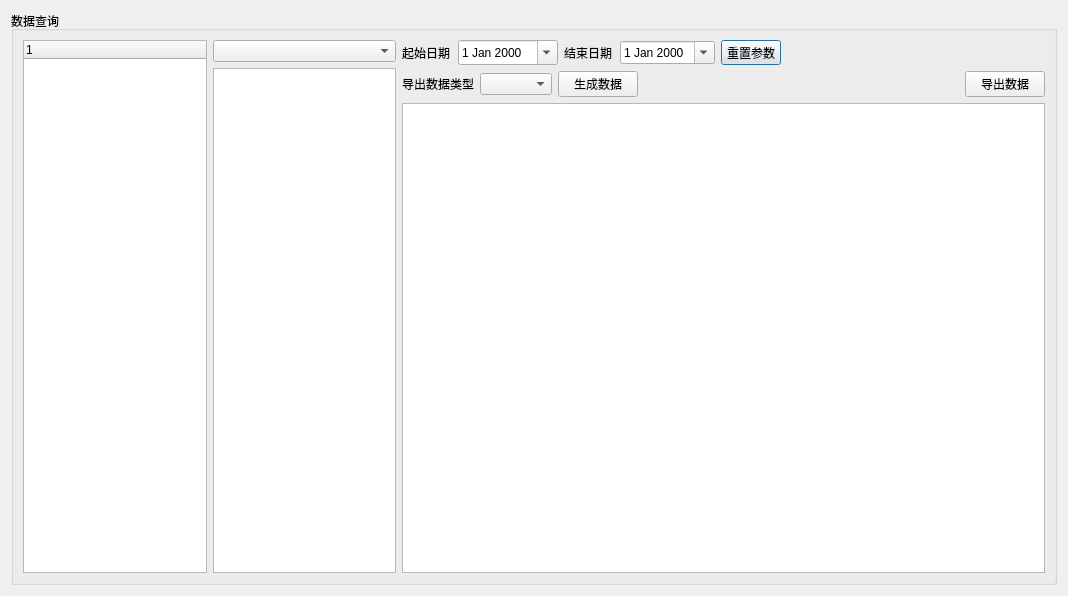
<?xml version="1.0" encoding="UTF-8"?>
<ui version="4.0">
 <class>DealExportDlg</class>
 <widget class="QDialog" name="DealExportDlg">
  <property name="geometry">
   <rect>
    <x>0</x>
    <y>0</y>
    <width>1068</width>
    <height>596</height>
   </rect>
  </property>
  <property name="windowTitle">
   <string>客户交易信息查询</string>
  </property>
  <layout class="QVBoxLayout" name="verticalLayout_4">
   <item>
    <widget class="QGroupBox" name="groupBox">
     <property name="title">
      <string>数据查询</string>
     </property>
     <layout class="QHBoxLayout" name="horizontalLayout_7" stretch="2,2,7">
      <item>
       <widget class="QTreeWidget" name="list_rela">
        <column>
         <property name="text">
          <string notr="true">1</string>
         </property>
        </column>
       </widget>
      </item>
      <item>
       <layout class="QVBoxLayout" name="verticalLayout">
        <item>
         <widget class="QComboBox" name="cm_param"/>
        </item>
        <item>
         <widget class="QTableWidget" name="tvParam">
          <property name="contextMenuPolicy">
           <enum>Qt::CustomContextMenu</enum>
          </property>
          <property name="editTriggers">
           <set>QAbstractItemView::NoEditTriggers</set>
          </property>
          <property name="selectionBehavior">
           <enum>QAbstractItemView::SelectRows</enum>
          </property>
         </widget>
        </item>
       </layout>
      </item>
      <item>
       <layout class="QVBoxLayout" name="verticalLayout_3">
        <item>
         <layout class="QHBoxLayout" name="horizontalLayout_6">
          <item>
           <layout class="QHBoxLayout" name="horizontalLayout_2">
            <item>
             <layout class="QHBoxLayout" name="horizontalLayout_3">
              <item>
               <widget class="QLabel" name="label_2">
                <property name="minimumSize">
                 <size>
                  <width>50</width>
                  <height>25</height>
                 </size>
                </property>
                <property name="maximumSize">
                 <size>
                  <width>50</width>
                  <height>25</height>
                 </size>
                </property>
                <property name="text">
                 <string>起始日期</string>
                </property>
               </widget>
              </item>
              <item>
               <widget class="QDateEdit" name="de_start">
                <property name="minimumSize">
                 <size>
                  <width>100</width>
                  <height>25</height>
                 </size>
                </property>
                <property name="maximumSize">
                 <size>
                  <width>100</width>
                  <height>25</height>
                 </size>
                </property>
                <property name="calendarPopup">
                 <bool>true</bool>
                </property>
               </widget>
              </item>
             </layout>
            </item>
            <item>
             <layout class="QHBoxLayout" name="horizontalLayout_4">
              <item>
               <widget class="QLabel" name="label_3">
                <property name="minimumSize">
                 <size>
                  <width>50</width>
                  <height>25</height>
                 </size>
                </property>
                <property name="maximumSize">
                 <size>
                  <width>50</width>
                  <height>25</height>
                 </size>
                </property>
                <property name="text">
                 <string>结束日期</string>
                </property>
               </widget>
              </item>
              <item>
               <widget class="QDateEdit" name="de_end">
                <property name="calendarPopup">
                 <bool>true</bool>
                </property>
               </widget>
              </item>
             </layout>
            </item>
            <item>
             <widget class="QPushButton" name="btn_reset">
              <property name="minimumSize">
               <size>
                <width>60</width>
                <height>25</height>
               </size>
              </property>
              <property name="maximumSize">
               <size>
                <width>60</width>
                <height>25</height>
               </size>
              </property>
              <property name="text">
               <string>重置参数</string>
              </property>
             </widget>
            </item>
           </layout>
          </item>
          <item>
           <spacer name="horizontalSpacer_2">
            <property name="orientation">
             <enum>Qt::Horizontal</enum>
            </property>
            <property name="sizeHint" stdset="0">
             <size>
              <width>40</width>
              <height>20</height>
             </size>
            </property>
           </spacer>
          </item>
         </layout>
        </item>
        <item>
         <layout class="QVBoxLayout" name="verticalLayout_2">
          <item>
           <layout class="QHBoxLayout" name="horizontalLayout_5">
            <item>
             <layout class="QHBoxLayout" name="horizontalLayout" stretch="0,0">
              <item>
               <widget class="QLabel" name="label">
                <property name="text">
                 <string>导出数据类型</string>
                </property>
               </widget>
              </item>
              <item>
               <widget class="QComboBox" name="cm_type"/>
              </item>
             </layout>
            </item>
            <item>
             <widget class="QPushButton" name="btn_gn">
              <property name="text">
               <string>生成数据</string>
              </property>
             </widget>
            </item>
            <item>
             <spacer name="horizontalSpacer_5">
              <property name="orientation">
               <enum>Qt::Horizontal</enum>
              </property>
              <property name="sizeHint" stdset="0">
               <size>
                <width>40</width>
                <height>20</height>
               </size>
              </property>
             </spacer>
            </item>
            <item>
             <widget class="QPushButton" name="btn_export">
              <property name="text">
               <string>导出数据</string>
              </property>
             </widget>
            </item>
           </layout>
          </item>
          <item>
           <widget class="QTableWidget" name="tvData">
            <property name="minimumSize">
             <size>
              <width>60</width>
              <height>25</height>
             </size>
            </property>
            <property name="midLineWidth">
             <number>0</number>
            </property>
            <property name="editTriggers">
             <set>QAbstractItemView::NoEditTriggers</set>
            </property>
            <property name="selectionMode">
             <enum>QAbstractItemView::ExtendedSelection</enum>
            </property>
            <property name="selectionBehavior">
             <enum>QAbstractItemView::SelectRows</enum>
            </property>
           </widget>
          </item>
         </layout>
        </item>
       </layout>
      </item>
     </layout>
    </widget>
   </item>
  </layout>
 </widget>
 <resources/>
 <connections/>
</ui>
